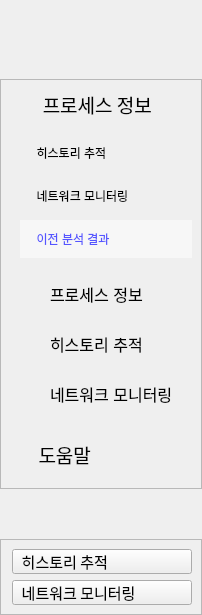
        <widget class="QWidget" name="menu_container" native="true">
         <property name="maximumSize">
          <size>
           <width>240</width>
           <height>16777215</height>
          </size>
         </property>
         <property name="styleSheet">
          <string notr="true"/>
         </property>
         <layout class="QVBoxLayout" name="verticalLayout_5">
          <property name="spacing">
           <number>50</number>
          </property>
          <property name="leftMargin">
           <number>0</number>
          </property>
          <property name="topMargin">
           <number>15</number>
          </property>
          <property name="rightMargin">
           <number>0</number>
          </property>
          <property name="bottomMargin">
           <number>0</number>
          </property>
          <item alignment="Qt::AlignHCenter">
           <widget class="QLabel" name="logo_2">
            <property name="sizePolicy">
             <sizepolicy hsizetype="Minimum" vsizetype="Minimum">
              <horstretch>0</horstretch>
              <verstretch>0</verstretch>
             </sizepolicy>
            </property>
            <property name="minimumSize">
             <size>
              <width>0</width>
              <height>0</height>
             </size>
            </property>
            <property name="maximumSize">
             <size>
              <width>215</width>
              <height>44</height>
             </size>
            </property>
            <property name="text">
             <string/>
            </property>
            <property name="pixmap">
             <pixmap resource="../resources/resources.qrc">:/logo/images/logo.png</pixmap>
            </property>
            <property name="scaledContents">
             <bool>true</bool>
            </property>
            <property name="alignment">
             <set>Qt::AlignCenter</set>
            </property>
            <property name="margin">
             <number>0</number>
            </property>
           </widget>
          </item>
          <item alignment="Qt::AlignHCenter|Qt::AlignVCenter">
           <widget class="QFrame" name="menu_bar">
            <property name="font">
             <font>
              <family>SUIT SemiBold</family>
              <pointsize>14</pointsize>
              <weight>7</weight>
              <italic>false</italic>
              <bold>false</bold>
             </font>
            </property>
            <property name="styleSheet">
             <string notr="true">QPushButton {
	border: none;
	text-align: left;
	padding: 10px;
	margin-left: 19px;
}

QPushButton:hover {
	background-color: #eeeeee;
}
QPushButton:checked {
	color: rgb(85, 85, 255);
	background-color: rgb(247, 247, 247)
}
</string>
            </property>
            <property name="frameShape">
             <enum>QFrame::StyledPanel</enum>
            </property>
            <property name="frameShadow">
             <enum>QFrame::Raised</enum>
            </property>
            <layout class="QVBoxLayout" name="verticalLayout_7">
             <property name="spacing">
              <number>5</number>
             </property>
             <property name="leftMargin">
              <number>0</number>
             </property>
             <property name="topMargin">
              <number>0</number>
             </property>
             <property name="rightMargin">
              <number>9</number>
             </property>
             <item>
              <widget class="QPushButton" name="btn_process_menu">
               <property name="maximumSize">
                <size>
                 <width>16777215</width>
                 <height>70</height>
                </size>
               </property>
               <property name="font">
                <font>
                 <family>SUIT SemiBold</family>
                 <pointsize>14</pointsize>
                 <weight>7</weight>
                 <italic>false</italic>
                 <bold>false</bold>
                </font>
               </property>
               <property name="text">
                <string>   프로세스 정보</string>
               </property>
               <property name="icon">
                <iconset resource="../resources/resources.qrc">
                 <normaloff>:/Icons/images/search.png</normaloff>:/Icons/images/search.png</iconset>
               </property>
               <property name="iconSize">
                <size>
                 <width>80</width>
                 <height>80</height>
                </size>
               </property>
               <property name="checkable">
                <bool>true</bool>
               </property>
               <property name="autoExclusive">
                <bool>true</bool>
               </property>
               <attribute name="buttonGroup">
                <string notr="true">buttonGroup</string>
               </attribute>
              </widget>
             </item>
             <item>
              <widget class="QPushButton" name="btn_history_menu">
               <property name="maximumSize">
                <size>
                 <width>16777215</width>
                 <height>70</height>
                </size>
               </property>
               <property name="text">
                <string>  히스토리 추적</string>
               </property>
               <property name="icon">
                <iconset resource="../resources/resources.qrc">
                 <normaloff>:/Icons/images/eye.png</normaloff>:/Icons/images/eye.png</iconset>
               </property>
               <property name="iconSize">
                <size>
                 <width>80</width>
                 <height>80</height>
                </size>
               </property>
               <property name="checkable">
                <bool>true</bool>
               </property>
               <property name="autoExclusive">
                <bool>true</bool>
               </property>
               <attribute name="buttonGroup">
                <string notr="true">buttonGroup</string>
               </attribute>
              </widget>
             </item>
             <item>
              <widget class="QPushButton" name="btn_network_menu">
               <property name="maximumSize">
                <size>
                 <width>16777215</width>
                 <height>70</height>
                </size>
               </property>
               <property name="text">
                <string>  네트워크 모니터링</string>
               </property>
               <property name="icon">
                <iconset resource="../resources/resources.qrc">
                 <normaloff>:/Icons/images/earth.png</normaloff>:/Icons/images/earth.png</iconset>
               </property>
               <property name="iconSize">
                <size>
                 <width>80</width>
                 <height>80</height>
                </size>
               </property>
               <property name="checkable">
                <bool>true</bool>
               </property>
               <property name="autoExclusive">
                <bool>true</bool>
               </property>
               <attribute name="buttonGroup">
                <string notr="true">buttonGroup</string>
               </attribute>
              </widget>
             </item>
             <item>
              <widget class="QPushButton" name="btn_previous_menu">
               <property name="maximumSize">
                <size>
                 <width>16777215</width>
                 <height>70</height>
                </size>
               </property>
               <property name="styleSheet">
                <string notr="true">* {
	margin-left: 19px;
}</string>
               </property>
               <property name="text">
                <string>  이전 분석 결과</string>
               </property>
               <property name="icon">
                <iconset resource="../resources/resources.qrc">
                 <normaloff>:/Icons/images/list.png</normaloff>:/Icons/images/list.png</iconset>
               </property>
               <property name="iconSize">
                <size>
                 <width>80</width>
                 <height>80</height>
                </size>
               </property>
               <property name="checkable">
                <bool>true</bool>
               </property>
               <property name="checked">
                <bool>true</bool>
               </property>
               <property name="autoExclusive">
                <bool>true</bool>
               </property>
               <attribute name="buttonGroup">
                <string notr="true">buttonGroup</string>
               </attribute>
              </widget>
             </item>
             <item>
              <widget class="QWidget" name="prev_menu_group" native="true">
               <property name="enabled">
                <bool>true</bool>
               </property>
               <property name="styleSheet">
                <string notr="true">QPushButton {
	border: none;
	text-align: left;
	padding: 10px;
	margin-left: 30px;
	font-size: 16px;
}

QPushButton:hover {
	background-color: #eeeeee;
}
QPushButton:checked {
	color: rgb(85, 85, 255);
	background-color: rgb(247, 247, 247)
}</string>
               </property>
               <layout class="QVBoxLayout" name="verticalLayout_18">
                <item>
                 <widget class="QPushButton" name="btn_prev_process_menu">
                  <property name="text">
                   <string>프로세스 정보</string>
                  </property>
                  <property name="icon">
                   <iconset resource="../resources/resources.qrc">
                    <normaloff>:/Icons/images/dot.png</normaloff>:/Icons/images/dot.png</iconset>
                  </property>
                  <property name="iconSize">
                   <size>
                    <width>24</width>
                    <height>24</height>
                   </size>
                  </property>
                  <property name="checkable">
                   <bool>true</bool>
                  </property>
                  <property name="autoExclusive">
                   <bool>true</bool>
                  </property>
                  <attribute name="buttonGroup">
                   <string notr="true">buttonGroup_2</string>
                  </attribute>
                 </widget>
                </item>
                <item>
                 <widget class="QPushButton" name="btn_prev_history_menu">
                  <property name="text">
                   <string>히스토리 추적</string>
                  </property>
                  <property name="icon">
                   <iconset resource="../resources/resources.qrc">
                    <normaloff>:/Icons/images/dot.png</normaloff>:/Icons/images/dot.png</iconset>
                  </property>
                  <property name="iconSize">
                   <size>
                    <width>24</width>
                    <height>24</height>
                   </size>
                  </property>
                  <property name="checkable">
                   <bool>true</bool>
                  </property>
                  <property name="autoExclusive">
                   <bool>true</bool>
                  </property>
                  <attribute name="buttonGroup">
                   <string notr="true">buttonGroup_2</string>
                  </attribute>
                 </widget>
                </item>
                <item>
                 <widget class="QPushButton" name="btn_prev_network_menu">
                  <property name="text">
                   <string>네트워크 모니터링</string>
                  </property>
                  <property name="icon">
                   <iconset resource="../resources/resources.qrc">
                    <normaloff>:/Icons/images/dot.png</normaloff>:/Icons/images/dot.png</iconset>
                  </property>
                  <property name="iconSize">
                   <size>
                    <width>24</width>
                    <height>24</height>
                   </size>
                  </property>
                  <property name="checkable">
                   <bool>true</bool>
                  </property>
                  <property name="autoExclusive">
                   <bool>true</bool>
                  </property>
                  <attribute name="buttonGroup">
                   <string notr="true">buttonGroup_2</string>
                  </attribute>
                 </widget>
                </item>
               </layout>
              </widget>
             </item>
             <item>
              <widget class="QPushButton" name="btn_help_menu">
               <property name="maximumSize">
                <size>
                 <width>16777215</width>
                 <height>70</height>
                </size>
               </property>
               <property name="font">
                <font>
                 <family>SUIT SemiBold</family>
                 <pointsize>14</pointsize>
                 <weight>7</weight>
                 <italic>false</italic>
                 <bold>false</bold>
                </font>
               </property>
               <property name="text">
                <string>  도움말</string>
               </property>
               <property name="icon">
                <iconset resource="../resources/resources.qrc">
                 <normaloff>:/Icons/images/question.png</normaloff>:/Icons/images/question.png</iconset>
               </property>
               <property name="iconSize">
                <size>
                 <width>80</width>
                 <height>80</height>
                </size>
               </property>
               <property name="checkable">
                <bool>true</bool>
               </property>
               <property name="autoExclusive">
                <bool>true</bool>
               </property>
               <attribute name="buttonGroup">
                <string notr="true">buttonGroup</string>
               </attribute>
              </widget>
             </item>
            </layout>
           </widget>
          </item>
          <item alignment="Qt::AlignBottom">
           <widget class="QFrame" name="on_off_btn">
            <property name="styleSheet">
             <string notr="true">text-align: left;
padding-left: 2px;
font: 63 11pt &quot;SUIT SemiBold&quot;;</string>
            </property>
            <property name="frameShape">
             <enum>QFrame::StyledPanel</enum>
            </property>
            <property name="frameShadow">
             <enum>QFrame::Raised</enum>
            </property>
            <layout class="QVBoxLayout" name="verticalLayout_10">
             <item>
              <widget class="QPushButton" name="history_toggle">
               <property name="font">
                <font>
                 <family>SUIT SemiBold</family>
                 <pointsize>11</pointsize>
                 <weight>7</weight>
                 <italic>false</italic>
                 <bold>false</bold>
                </font>
               </property>
               <property name="text">
                <string>  히스토리 추적</string>
               </property>
               <property name="icon">
                <iconset resource="../resources/resources.qrc">
                 <normaloff>:/Icons/images/off-button.png</normaloff>
                 <normalon>:/Icons/images/on-button.png</normalon>:/Icons/images/off-button.png</iconset>
               </property>
               <property name="iconSize">
                <size>
                 <width>40</width>
                 <height>40</height>
                </size>
               </property>
               <property name="checkable">
                <bool>true</bool>
               </property>
              </widget>
             </item>
             <item>
              <widget class="QPushButton" name="network_toggle">
               <property name="font">
                <font>
                 <family>SUIT SemiBold</family>
                 <pointsize>11</pointsize>
                 <weight>7</weight>
                 <italic>false</italic>
                 <bold>false</bold>
                </font>
               </property>
               <property name="text">
                <string>  네트워크 모니터링</string>
               </property>
               <property name="icon">
                <iconset resource="../resources/resources.qrc">
                 <normaloff>:/Icons/images/off-button.png</normaloff>
                 <normalon>:/Icons/images/on-button.png</normalon>:/Icons/images/off-button.png</iconset>
               </property>
               <property name="iconSize">
                <size>
                 <width>40</width>
                 <height>40</height>
                </size>
               </property>
               <property name="checkable">
                <bool>true</bool>
               </property>
              </widget>
             </item>
            </layout>
           </widget>
          </item>
         </layout>
        </widget>
